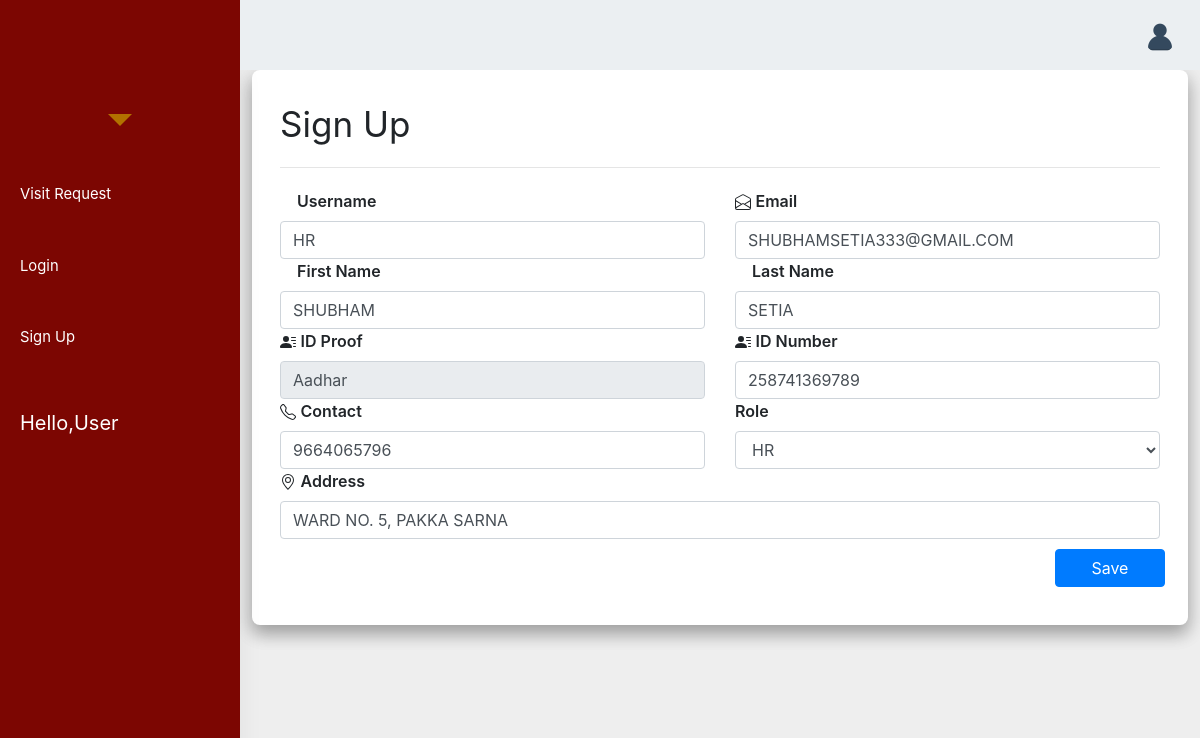
Screenshot of /Applicant_edit/1 with the database file from the repository.
### visit/models.py (models this page shows, shortened)
class Applicant(models.Model):
    username=models.CharField(max_length=150,unique = True)
    email=models.EmailField(max_length=150,unique = True)
    firstname=models.CharField(max_length=150)
    lastname=models.CharField(max_length=150)
    id_name=models.CharField(max_length=150)
    id_num=models.CharField(max_length=150)
    contact=models.PositiveIntegerField(null=True,unique = True)
    address=models.CharField(max_length=150)
    role=models.CharField(max_length=20,choices=(("HR","HR"),("Security","Security")))
    status = models.CharField(max_length=20,default="pending")

### visit/views.py (the view)
# urls.py: path('Applicant_edit/<int:id>',views.Applicant_edit,name='Applicant_edit'),
def Applicant_edit(request, id):
    bus = get_object_or_404(Applicant, pk=id)
    if request.method == "POST":
        form = SineUpForm1(request.POST, instance=bus)
        print('hello')
        print(request.POST['id_name'])
        if form.is_valid():
            print('abc')
            form.save()
            ap = Applicant.objects.get(id=id)
            return render(request,"visit/ApplicantsInfo.html",{"student":ap})
        else:
            return render(request, 'visit/Applicant_edit.html', {'form': form ,'error4':'not valid'})
    else:
        form = SineUpForm1(instance=bus)
        return render(request, 'visit/Applicant_edit.html', {'form': form})

### visit/templates/visit/Applicant_edit.html (shortened to what this page needs)
{% extends 'base1.html' %} {% block content %}
{% load widget_tweaks %}
{% include 'visit/navbar1.html' %}
<div class="container emp-profile">
<form class="form-horizontal" action="" method="POST">
                        <span style="font-size:35px;">Sign Up<hr></span>
                        <div class="row">
                        <div class="col-md-6">
                          <i class="ri-user-2-line auti-custom-input-icon"></i>
                          <label for="username1">Username</label>
                          {{form.username}}
                          </div>
                        <div class="col-md-6">
                          <label for="email">Email</label>
                          {{form.email}}
                          </div></div><div class="row">
                        <div class="col-md-6">
                          <i class="ri-user-2-line auti-custom-input-icon"></i>
                          <label for="firstname">First Name</label>
                          {{form.firstname}}
                          </div>
                        <div class="col-md-6">
                          <i class="ri-user-2-line auti-custom-input-icon"></i>
                          <label for="lastname">Last Name</label>
                          {{form.lastname}}
                          </div></div><div class="row">
                        <div class="col-md-6">
                          <label for="id_name">ID Proof</label>
                          <input value='Aadhar' disabled class="form-control">
                          </div>
                        <div class="col-md-6">
                          <label for="id_num">ID Number</label>
                          {{form.id_num}}
                          </div></div><div class="row">
                        <div class="col-md-6">
                          <label for="contact">Contact</label>
                          {{form.contact}}
                          </div>
                        <div class="col-md-6">
                          <label for="contact">Role</label>
                          {% render_field form.role class='form-control' %}
                            </div>
                        <div class="col-md-12">
                          <label for="address">Address</label>
                          {{form.address}}
                          </div>
                          </div>
                        <div class=" text-center">
                        <div class="row">
                        <div class="col-md-12"style="padding:10px">
                          <button class="btn btn-primary w-md waves-effect waves-light" style="float:right;" type="submit" >Save</button>
                        </div>
</form>
{% endblock%}

### static/css/style.css (style rules this page uses)
body { padding: 0; margin: 0; overflow-x: hidden; }
span { display: block; padding: 0 0 5px; }
input, textarea { width: 90%; padding: 10px; margin-bottom: 20px; border: 1px solid #1c87c9; outline: none; }

### visit/templates/visit/Applicant_edit.html (style rules this page uses)
body { background: #eee; }
.emp-profile { padding: 3%; margin-top: 3%; margin-bottom: 3%; border-radius: 0.5rem; background: #fff; box-shadow:0 10px 16px 0 rgba(0,0,0,0.2),0 6px 20px 0 rgba(0,0,0,0.19) !important; }

### rows the page displays
Applicant: username "HR", email "SHUBHAMSETIA333@GMAIL.COM", firstname "SHUBHAM", lastname "SETIA", id_num "258741369789", contact "9664065796", role "HR", address "WARD NO. 5, PAKKA SARNA"
